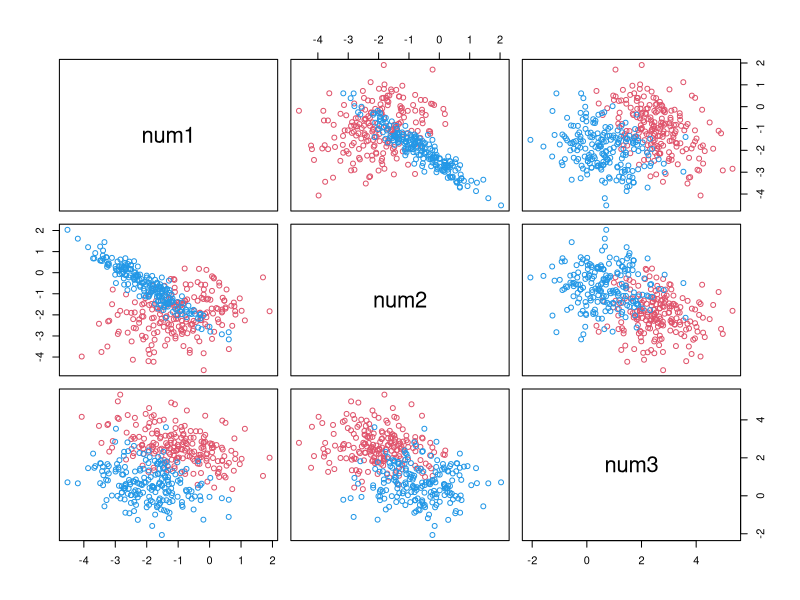
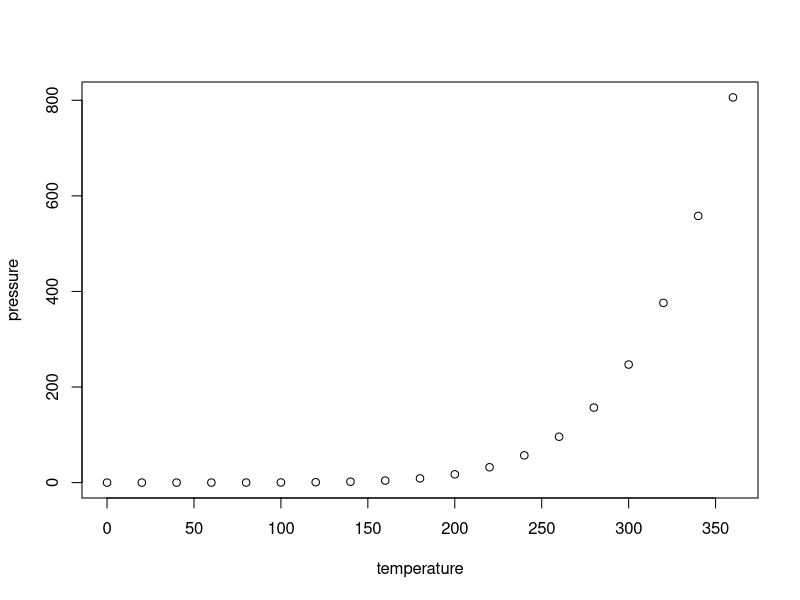

The R script that drew these images, in order:
## ---- chunk 1
knitr::opts_chunk$set(echo = TRUE)
knitr::opts_chunk$set(fig.retina = 2)
## ---- chunk 2

# load packages

library(mvtnorm) # for function rmvnorm
library(clusterGeneration) # for function rcorrmatrix

## ---- chunk 3


gen_2_clusters <- function(cluster_points = c(200, 200), num_vars = 2, num_min_max = 3, seed = 100){
  
  # cluster_points: points per cluster
  # num_vars: how many continuous variables?
  # num_min_max:determines distance between cluster centers; clusters closer if smaller
  
  set.seed(seed)
  
  cl1 <- rmvnorm(cluster_points[1], 
                 mean = runif(num_vars, min = -num_min_max, max = num_min_max), 
                 sigma = rcorrmatrix(num_vars)) 
  cl2 <- rmvnorm(cluster_points[2], 
                 mean = runif(num_vars, min = -num_min_max, max = num_min_max), 
                 sigma = rcorrmatrix(num_vars))
  
  clust_labels <- c(rep(2, cluster_points[1]), rep(4, cluster_points[2]))
  
  z_con <- as.data.frame(rbind(cl1, cl2))
  names(z_con) <- paste0('num', 1:num_vars)
  
  return(list(data = z_con, labels = clust_labels))
  
}


## ---- chunk 4

z <- gen_2_clusters(num_vars = 3, seed = 777)
pairs(~ ., col = z$labels, data = z$data)

## ---- chunk 5

table(ceiling(runif(100000, min = 0, max = 5)))



## ---- chunk 6

R.Version()
R.version
version

## ---- chunk 7
summary(cars)
## ---- chunk 8
plot(pressure)
